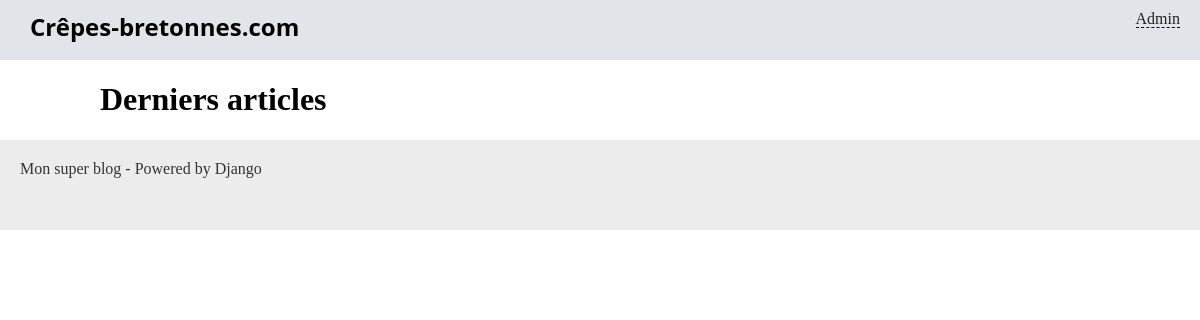
Before: /blog/ with the older database file.
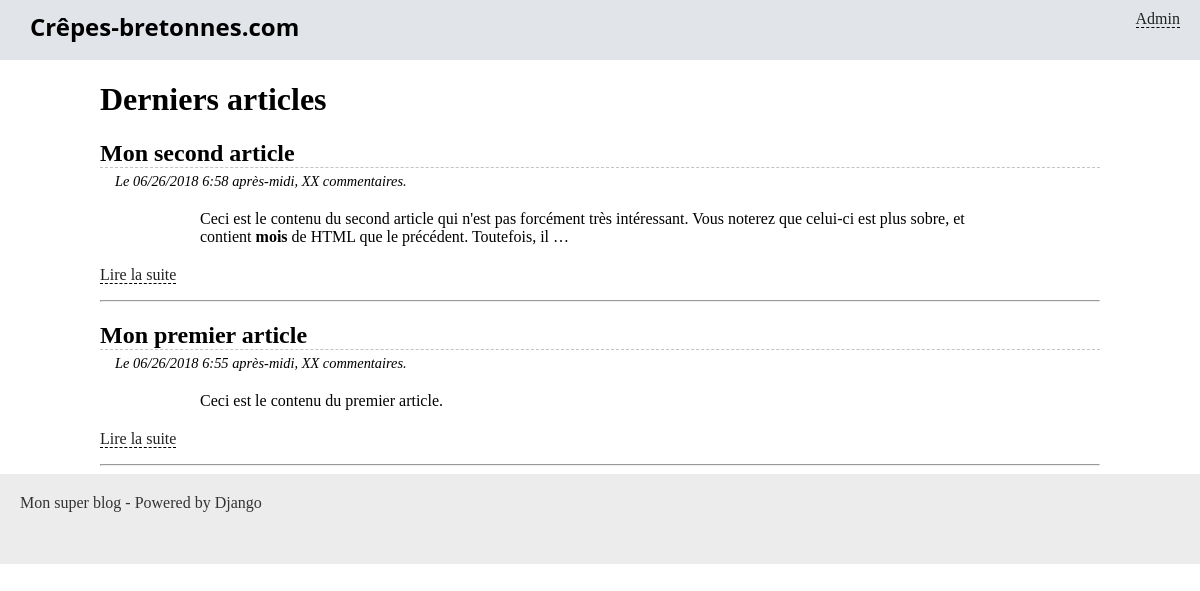
After: the same page with the newer database file.
### blog/models.py (models this page shows, shortened)
class Article(models.Model):
    titre = models.CharField(max_length=100)
    slug = models.SlugField(max_length=100)
    auteur = models.CharField(max_length=42)
    contenu = models.TextField(null=True)
    date = models.DateTimeField(verbose_name="Date de parution",
                                auto_now_add=True, auto_now=False)
    is_visible = models.BooleanField(verbose_name="Article publié ?",
                                     default=False)
    categorie = models.ForeignKey('Categorie', on_delete=models.CASCADE)

### blog/views.py (the view)
# urls.py: path('', views.accueil, name='accueil'), # url(r'^$', 'accueil', name='accueil'),
def accueil(request):
    articles = Article.objects.filter(is_visible=True).order_by('-date')[:4]
    return render(request, 'blog/accueil.html', {'articles': articles})

### blog/templates/blog/accueil.html (shortened to what this page needs)
{% extends "blog/base.html" %}
{% block content %}
	<h1>Derniers articles</h1>
	{% for article in articles %}
		<h2 class="titre-article">{{ article.titre }}</h2>
		<p class="infos-article">Le {{ article.date|date:'SHORT_DATETIME_FORMAT' }}, XX commentaires.</p>
		<div class="contenu-article">
			{{ article.contenu|safe|truncatewords_html:30 }}
		</div>
		<p><a href="{% url 'lire_article' article.slug %}">Lire la suite</a></p>
		<hr />
	{% endfor %}
{% endblock %}

Changed rows visible on the page:
added Article: titre "Mon second article", date "06/26/2018 6:58 après-midi", contenu "Ceci est le contenu du second article qui n'est pas forcément très intéressant. Vous noterez que celui-ci est plus sobre, et contient mois de HTML que le précédent. Toutefois, il …"
added Article: titre "Mon premier article", date "06/26/2018 6:55 après-midi", contenu "Ceci est le contenu du premier article."
